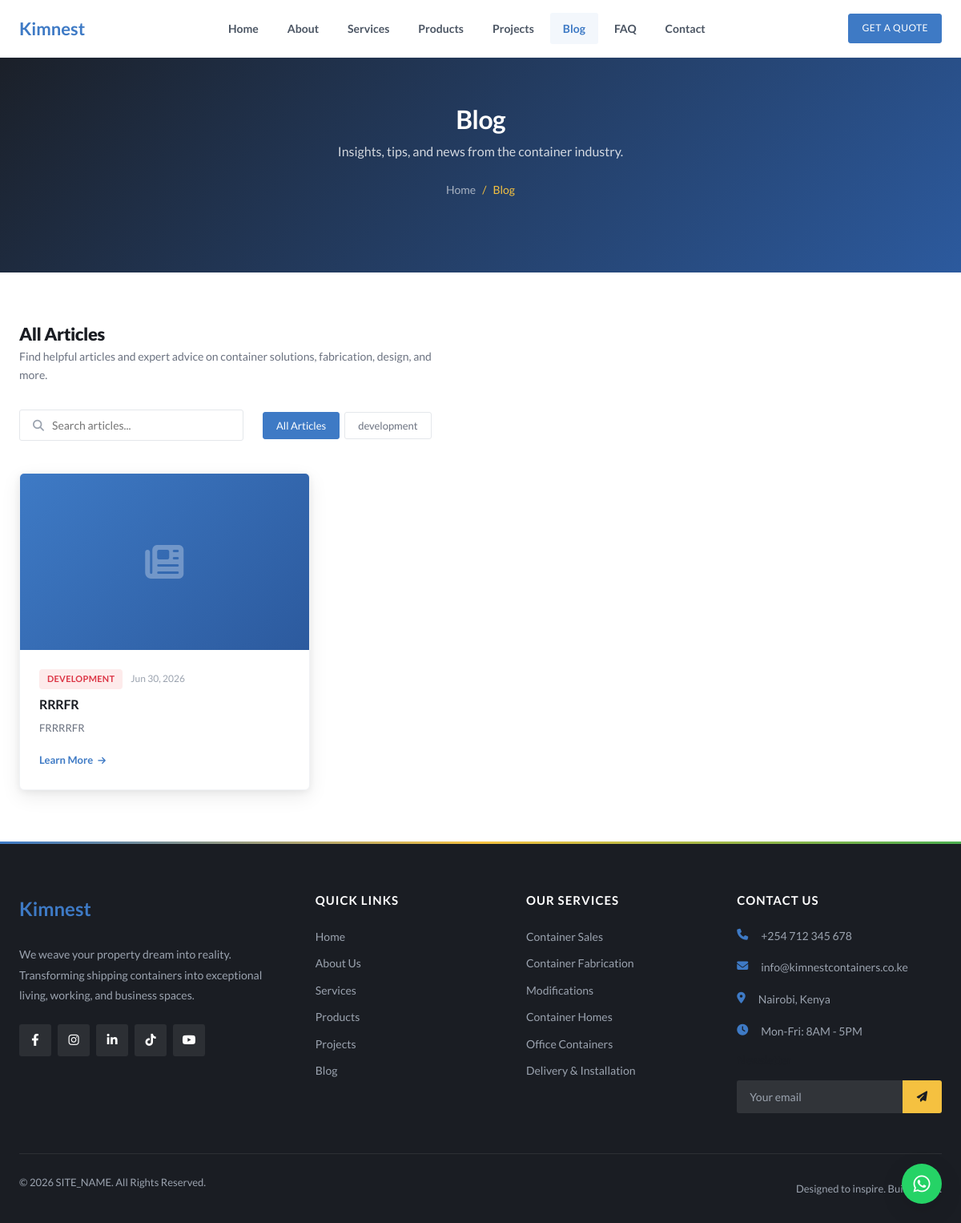
Screenshot of /pages/blog.php with the database file from the repository.
### tables this page shows
CREATE TABLE site_content (
    id INT AUTO_INCREMENT PRIMARY KEY,
    page_slug VARCHAR(50) NOT NULL,
    section_key VARCHAR(50) NOT NULL,
    content_key VARCHAR(100) NOT NULL,
    content_value LONGTEXT,
    content_type ENUM('text', 'textarea', 'html', 'image') DEFAULT 'text',
    is_visible TINYINT(1) DEFAULT 1,
    created_at TIMESTAMP DEFAULT CURRENT_TIMESTAMP,
    updated_at TIMESTAMP DEFAULT CURRENT_TIMESTAMP ON UPDATE CURRENT_TIMESTAMP,
    UNIQUE KEY unique_content (page_slug, section_key, content_key)
);

CREATE TABLE blog_posts (
    id INT AUTO_INCREMENT PRIMARY KEY,
    title VARCHAR(255) NOT NULL,
    slug VARCHAR(255) NOT NULL UNIQUE,
    excerpt TEXT,
    content LONGTEXT NOT NULL,
    image VARCHAR(255),
    category VARCHAR(100),
    status ENUM('draft', 'published') DEFAULT 'draft',
    views INT DEFAULT 0,
    created_at TIMESTAMP DEFAULT CURRENT_TIMESTAMP,
    updated_at TIMESTAMP DEFAULT CURRENT_TIMESTAMP ON UPDATE CURRENT_TIMESTAMP
);

CREATE TABLE site_settings (
    id INT AUTO_INCREMENT PRIMARY KEY,
    setting_key VARCHAR(100) NOT NULL UNIQUE,
    setting_value TEXT,
    created_at TIMESTAMP DEFAULT CURRENT_TIMESTAMP,
    updated_at TIMESTAMP DEFAULT CURRENT_TIMESTAMP ON UPDATE CURRENT_TIMESTAMP
);

### includes/functions.php (called while the page is built, shortened)
<?php
require_once __DIR__ . '/db.php';
function formatDate($date, $format = 'M d, Y') {
    return date($format, strtotime($date));
}
function truncate($text, $length = 100) {
    if (strlen($text) <= $length) return $text;
    return substr($text, 0, $length) . '...';
}
function getContent($page, $section, $key, $default = '') {
    global $pdo;
    $stmt = $pdo->prepare("SELECT content_value, content_type, is_visible FROM site_content WHERE page_slug = ? AND section_key = ? AND content_key = ?");
    $stmt->execute([$page, $section, $key]);
    $result = $stmt->fetch();
    $value = $result['content_value'];
    $type = $result['content_type'] ?? 'text';
    if ($type === 'textarea') {
        $value = strip_tags($value);
        $value = trim($value);
    }
    return $value;
}
function getSetting($key, $default = '') {
    global $pdo;
    $stmt = $pdo->prepare("SELECT setting_value FROM site_settings WHERE setting_key = ?");
    $stmt->execute([$key]);
    $result = $stmt->fetch();
    return $result ? $result['setting_value'] : $default;
}

### pages/blog.php (the view, shortened to what this page needs)
<?php
include __DIR__ . '/../includes/header.php';
$posts = [];
try {
    $stmt = $pdo->prepare("SELECT * FROM blog_posts WHERE status = 'published' ORDER BY created_at DESC");
    $stmt->execute();
    $posts = $stmt->fetchAll();
} catch (Exception $e) {}
$categories = array_unique(array_filter(array_column($posts, 'category')));
$heroBg = getContent('blog', 'hero', 'bg_image', '');
$heroOverlay = getContent('blog', 'hero', 'overlay_color', '#1a2e4a');
$heroDesc = getContent('blog', 'hero', 'description', '');
?>
<section class="page-banner page-banner--tall" <?php if (!empty($heroBg)): ?>style="background-image: linear-gradient(<?= $heroOverlay ?>dd, <?= $heroOverlay ?>ee), url(<?= BASE_URL ?>/<?= htmlspecialchars($heroBg) ?>); background-size: cover; background-position: center;"<?php endif; ?>>
    <div class="container">
        <h1><?= htmlspecialchars(getContent('blog', 'hero', 'overline', 'Blog')) ?></h1>
        <?php if (!empty($heroDesc)): ?>
            <p class="page-banner__desc"><?= htmlspecialchars($heroDesc) ?></p>
        <?php endif; ?>
        <div class="breadcrumb">
            <a href="<?= BASE_URL ?>/">Home</a> <span>/</span> <span>Blog</span>
        </div>
    </div>
</section>
<section class="section">
    <div class="container">
        <div class="blog-top fade-in">
            <div>
                <h2 class="blog-top__title">All Articles</h2>
                <p class="blog-top__desc">Find helpful articles and expert advice on container solutions, fabrication, design, and more.</p>
            </div>
        </div>
        <div class="blog-toolbar fade-in">
            <div class="blog-search">
                <i class="fas fa-search"></i>
                <input type="text" id="blogSearch" placeholder="Search articles..." oninput="filterBlogPosts()">
            </div>
            <div class="blog-tabs" id="blogTabs">
                <button class="blog-tab active" data-cat="" onclick="filterByCategory(this)">All Articles</button>
                <?php foreach ($categories as $cat): ?>
                    <button class="blog-tab" data-cat="<?= htmlspecialchars($cat) ?>" onclick="filterByCategory(this)"><?= htmlspecialchars($cat) ?></button>
                <?php endforeach; ?>
            </div>
        </div>
        <?php if (empty($posts)): ?>
            <div class="blog-empty fade-in">
                <i class="fas fa-newspaper"></i>
                <h3>Coming Soon</h3>
                <p>We're working on great content for you. Check back soon!</p>
            </div>
        <?php else: ?>
            <div class="blog-grid" id="blogGrid">
                <?php foreach ($posts as $post): ?>
                    <a href="<?= BASE_URL ?>/blog/<?= $post['slug'] ?>" class="blog-card-new fade-in" data-category="<?= htmlspecialchars($post['category'] ?? '') ?>" data-title="<?= htmlspecialchars(strtolower($post['title'])) ?>">
                        <div class="blog-card-new__image">
                            <?php if ($post['image']): ?>
                                <img src="<?= BASE_URL ?>/<?= htmlspecialchars($post['image']) ?>" alt="<?= htmlspecialchars($post['title']) ?>">
                            <?php else: ?>
                                <div class="blog-card-new__placeholder">
                                    <i class="fas fa-newspaper"></i>
                                </div>
                            <?php endif; ?>
                        </div>
                        <div class="blog-card-new__body">
                            <div class="blog-card-new__meta">
                                <?php if ($post['category']): ?>
                                    <span class="blog-card-new__tag"><?= htmlspecialchars($post['category']) ?></span>
                                <?php endif; ?>
                                <span class="blog-card-new__date"><?= formatDate($post['created_at']) ?></span>
                            </div>
                            <h3 class="blog-card-new__title"><?= htmlspecialchars($post['title']) ?></h3>
                            <p class="blog-card-new__excerpt"><?= htmlspecialchars(truncate($post['excerpt'] ?? $post['content'], 140)) ?></p>
                            <span class="blog-card-new__link">Learn More <i class="fas fa-arrow-right"></i></span>
                        </div>
                    </a>
                <?php endforeach; ?>
            </div>
        <?php endif; ?>
    </div>
</section>
<?php include __DIR__ . '/../includes/footer.php'; ?>

### includes/footer.php (shortened to what this page needs)
    </main>
    <footer class="footer">
        <div class="container">
            <div class="footer-grid">
                <div class="footer-col">
                    <a href="<?= BASE_URL ?>/" class="footer-logo">
                        <span class="logo-text">Kim<span>nest</span></span>
                    </a>
                    <p><?= htmlspecialchars(getSetting('site_tagline', 'We weave your property dream into reality. Transforming shipping containers into exceptional living, working, and business spaces.')) ?></p>
                    <div class="social-links">
                        <a href="<?= getSetting('facebook_url', '#') ?>" target="_blank"><i class="fab fa-facebook-f"></i></a>
                        <a href="<?= getSetting('instagram_url', '#') ?>" target="_blank"><i class="fab fa-instagram"></i></a>
                        <a href="<?= getSetting('linkedin_url', '#') ?>" target="_blank"><i class="fab fa-linkedin-in"></i></a>
                        <a href="<?= getSetting('tiktok_url', '#') ?>" target="_blank"><i class="fab fa-tiktok"></i></a>
                        <a href="<?= getSetting('youtube_url', '#') ?>" target="_blank"><i class="fab fa-youtube"></i></a>
                    </div>
                </div>
                <div class="footer-links-group">
                    <div class="footer-col">
                        <h3>Quick Links</h3>
                        <ul class="footer-links">
                            <li><a href="<?= BASE_URL ?>/">Home</a></li>
                            <li><a href="<?= BASE_URL ?>/about">About Us</a></li>
                            <li><a href="<?= BASE_URL ?>/services">Services</a></li>
                            <li><a href="<?= BASE_URL ?>/products">Products</a></li>
                            <li><a href="<?= BASE_URL ?>/projects">Projects</a></li>
                            <li><a href="<?= BASE_URL ?>/blog">Blog</a></li>
                        </ul>
                    </div>
                    <div class="footer-col">
                        <h3>Our Services</h3>
                        <ul class="footer-links">
                            <li><a href="<?= BASE_URL ?>/services#sales">Container Sales</a></li>
                            <li><a href="<?= BASE_URL ?>/services#fabrication">Container Fabrication</a></li>
                            <li><a href="<?= BASE_URL ?>/services#modifications">Modifications</a></li>
                            <li><a href="<?= BASE_URL ?>/services#homes">Container Homes</a></li>
                            <li><a href="<?= BASE_URL ?>/services#offices">Office Containers</a></li>
                            <li><a href="<?= BASE_URL ?>/services#delivery">Delivery & Installation</a></li>
                        </ul>
                    </div>
                </div>
                <div class="footer-col">
                    <h3>Contact Us</h3>
                    <ul class="footer-contact">
                        <li><i class="fas fa-phone"></i> <?= getSetting('site_phone', SITE_PHONE) ?></li>
                        <li><i class="fas fa-envelope"></i> <?= getSetting('site_email', SITE_EMAIL) ?></li>
                        <li><i class="fas fa-map-marker-alt"></i> <?= getSetting('site_address', 'Nairobi, Kenya') ?></li>
                        <li><i class="fas fa-clock"></i> Mon-Fri: 8AM - 5PM</li>
                    </ul>
                    <div class="newsletter">
                        <h4>Newsletter</h4>
                        <form class="newsletter-form" id="newsletterForm" action="<?= BASE_URL ?>/api/newsletter.php">
                            <input type="email" name="email" placeholder="Your email" required>
                            <button type="submit"><i class="fas fa-paper-plane"></i></button>
                        </form>
                    </div>
                </div>
            </div>
            <div class="footer-bottom">
                <p>&copy; <?= date('Y') ?> <?= SITE_NAME ?>. All Rights Reserved.</p>
                <p>Designed to inspire. Built to last.</p>
            </div>
        </div>
    </footer>
    <a href="https://wa.me/<?= getSetting('site_whatsapp', SITE_WHATSAPP) ?>" class="whatsapp-float" target="_blank">
        <i class="fab fa-whatsapp"></i>
    </a>
</body>
</html>

### rows the page displays
site_content: content_value "Blog"
site_content: content_value "Insights, tips, and news from the container industry."
blog_posts: category "DEVELOPMENT", created_at "Jun 30, 2026", title "RRRFR", excerpt "FRRRRFR"
site_settings: setting_value "We weave your property dream into reality. Transforming shipping containers into exceptional living, working, and business spaces."
site_settings: setting_value "+254 712 345 678"
site_settings: setting_value "info@kimnestcontainers.co.ke"
site_settings: setting_value "Nairobi, Kenya"

### other values shown
$cat "development"
SITE_NAME "SITE_NAME"
